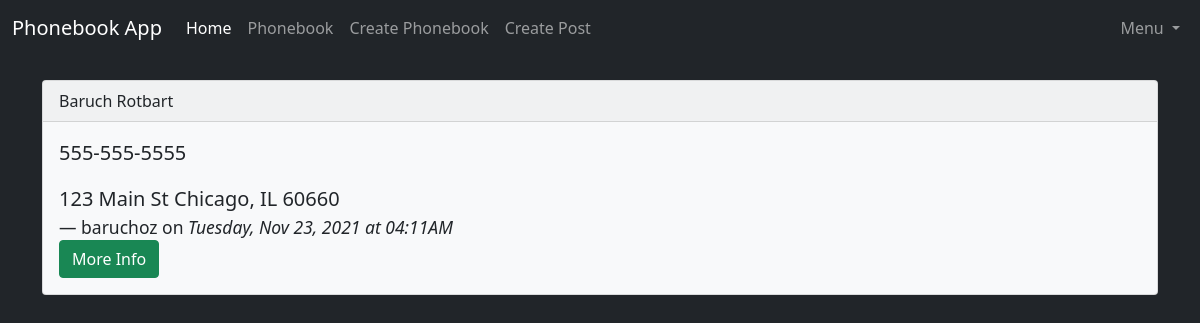
Page /my-phonebooks (signed in) on the committed database.
### app/models.py (models this page shows, shortened)
class Phonebook(db.Model):
    id = db.Column(db.Integer, primary_key=True)
    first_name = db.Column(db.String(150))
    last_name =  db.Column(db.String(150))
    phone_number = db.Column(db.String(150))
    address = db.Column(db.String(300))
    date_created = db.Column(db.DateTime, nullable=False, default=datetime.utcnow)
    user_id = db.Column(db.Integer, db.ForeignKey('user.id'), nullable=False)

class User(db.Model, UserMixin):
    id = db.Column(db.Integer, primary_key=True)
    username = db.Column(db.String(150), nullable=False, unique=True)
    email = db.Column(db.String(150), nullable=False, unique=True)
    password = db.Column(db.String(256), nullable=False)
    posts = db.relationship('Post', backref='author', lazy=True)
    phonebooks = db.relationship('Phonebook', backref='author', lazy=True)

### app/routes.py (the view)
@app.route('/my-phonebooks')
@login_required
def my_phonebooks():
    phonebooks = current_user.phonebooks
    return render_template('my_phonebooks.html', phonebooks=phonebooks)

### app/models.py (called while the page is built)
@login_manager.user_loader
def load_user(user_id):
    return User.query.get(user_id)

### app/templates/my_phonebooks.html
{% extends 'base.html' %}
{% block content %}
{% for phonebook in phonebooks %}
    <br>
    <div class="card bg-light text-dark">
        <div class="card-header">
        {{ phonebook.first_name }} {{ phonebook.last_name }}
        </div>
        <div class="card-body">
            <blockquote class="blockquote mb-0">
                <p>{{ phonebook.phone_number }}</p>
                <p>{{ phonebook.address }}</p>
                <footer class="blockquote-footer text-dark">{{ phonebook.author.username }} on <cite title="Source Title">
                    {{ phonebook.date_created.strftime('%A, %b %d, %Y at %I:%M%p') }}
                </cite></footer>
            </blockquote>
            <a href="{{ url_for('phonebook_detail', phonebook_id=phonebook.id) }}" class="btn btn-success">More Info</a>
        </div>
    </div>
{% endfor %}
{% endblock content %}

### rows in the picture
Phonebook: first_name "Baruch", last_name "Rotbart", phone_number "555-555-5555", address "123 Main St Chicago, IL 60660", author.username "baruchoz", date_created "Tuesday, Nov 23, 2021 at 04:11AM"
